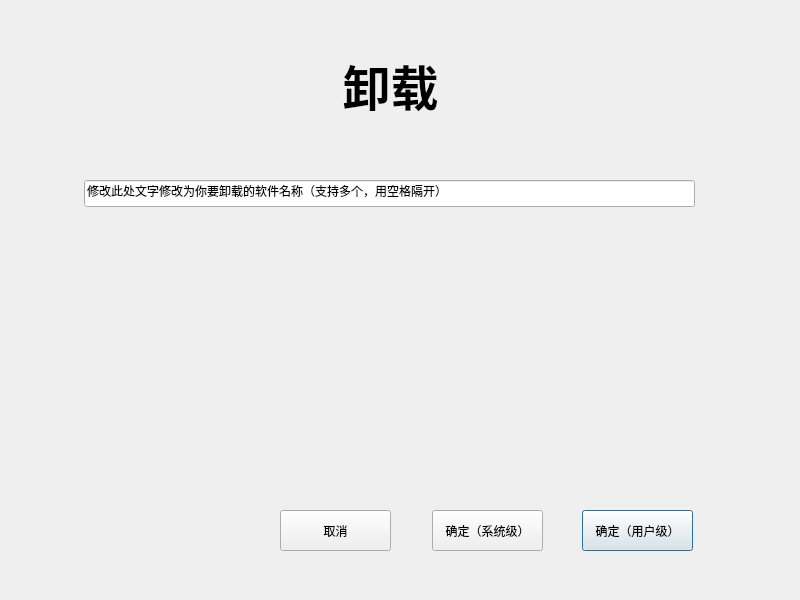
<?xml version="1.0" encoding="UTF-8"?>
<ui version="4.0">
 <class>Uninstall_Flatpak</class>
 <widget class="QDialog" name="Uninstall_Flatpak">
  <property name="geometry">
   <rect>
    <x>0</x>
    <y>0</y>
    <width>800</width>
    <height>600</height>
   </rect>
  </property>
  <property name="windowTitle">
   <string>Dialog</string>
  </property>
  <property name="windowIcon">
   <iconset>
    <normaloff>icons/256x256.png</normaloff>icons/256x256.png</iconset>
  </property>
  <widget class="QPushButton" name="pushButton_yes_user">
   <property name="geometry">
    <rect>
     <x>582</x>
     <y>510</y>
     <width>111</width>
     <height>41</height>
    </rect>
   </property>
   <property name="text">
    <string>确定（用户级）</string>
   </property>
  </widget>
  <widget class="QPushButton" name="pushButton_yes_system">
   <property name="geometry">
    <rect>
     <x>432</x>
     <y>510</y>
     <width>111</width>
     <height>41</height>
    </rect>
   </property>
   <property name="text">
    <string>确定（系统级）</string>
   </property>
  </widget>
  <widget class="QLineEdit" name="lineEdit">
   <property name="geometry">
    <rect>
     <x>84</x>
     <y>180</y>
     <width>611</width>
     <height>27</height>
    </rect>
   </property>
   <property name="text">
    <string>修改此处文字修改为你要卸载的软件名称（支持多个，用空格隔开）</string>
   </property>
  </widget>
  <widget class="QLabel" name="label">
   <property name="geometry">
    <rect>
     <x>90</x>
     <y>40</y>
     <width>601</width>
     <height>91</height>
    </rect>
   </property>
   <property name="text">
    <string>&lt;html&gt;&lt;head/&gt;&lt;body&gt;&lt;p align=&quot;center&quot;&gt;&lt;span style=&quot; font-size:36pt; font-weight:700;&quot;&gt;卸载&lt;/span&gt;&lt;/p&gt;&lt;/body&gt;&lt;/html&gt;</string>
   </property>
  </widget>
  <widget class="QPushButton" name="pushButton_no">
   <property name="geometry">
    <rect>
     <x>280</x>
     <y>510</y>
     <width>111</width>
     <height>41</height>
    </rect>
   </property>
   <property name="text">
    <string>取消</string>
   </property>
  </widget>
 </widget>
 <resources/>
 <connections>
  <connection>
   <sender>pushButton_no</sender>
   <signal>clicked()</signal>
   <receiver>Uninstall_Flatpak</receiver>
   <slot>reject()</slot>
   <hints>
    <hint type="sourcelabel">
     <x>335</x>
     <y>530</y>
    </hint>
    <hint type="destinationlabel">
     <x>399</x>
     <y>299</y>
    </hint>
   </hints>
  </connection>
 </connections>
</ui>
